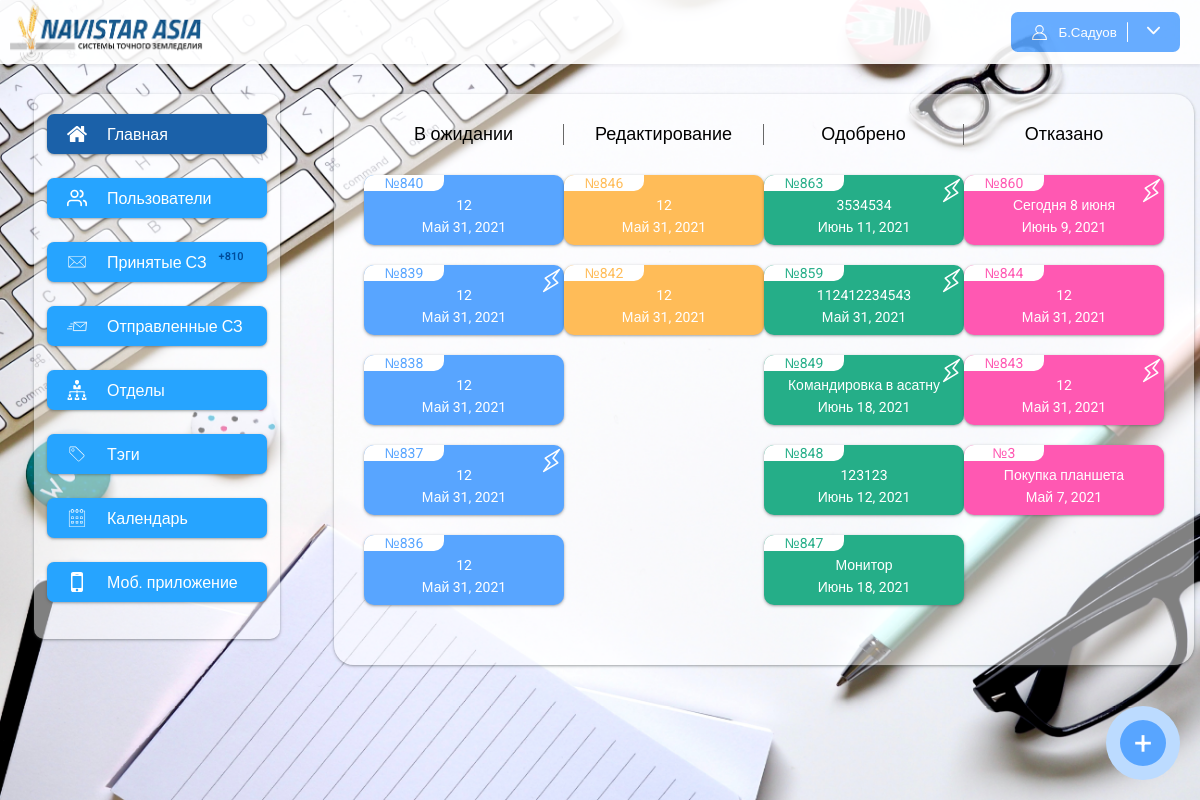
/ (signed in), run on an earlier commit of the app's database.
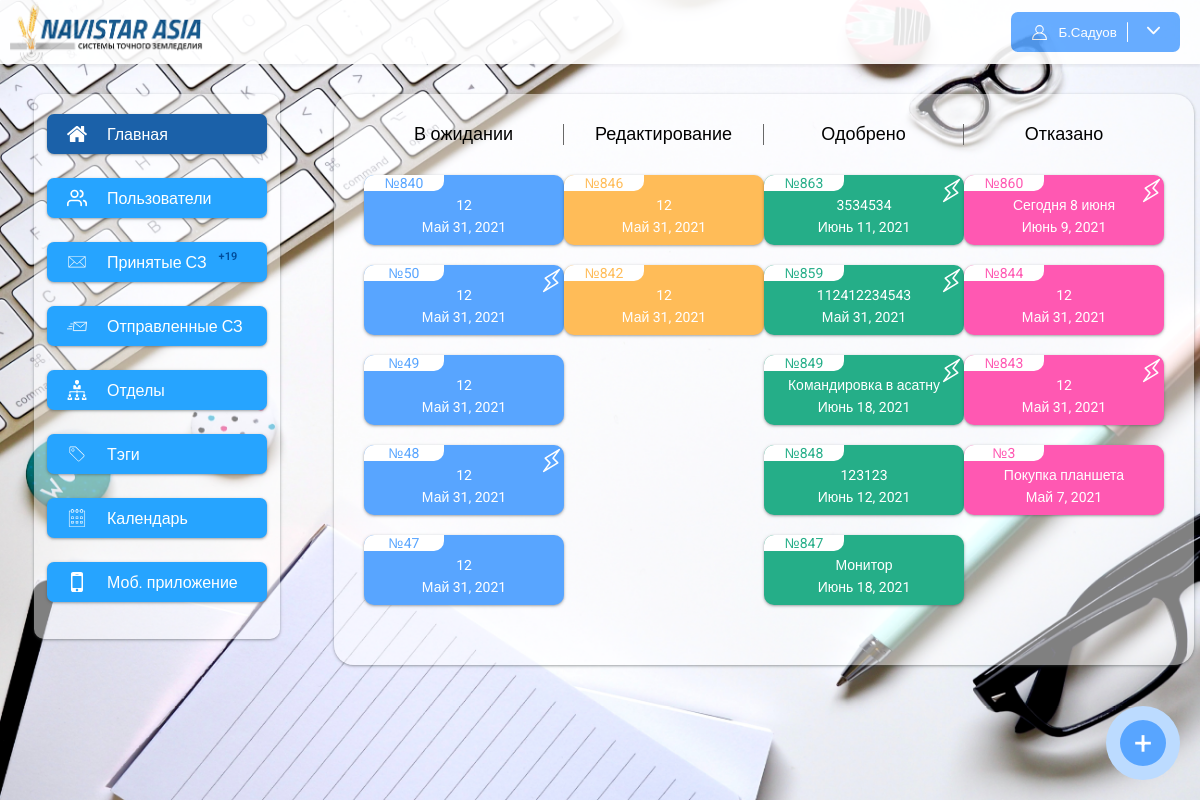
And on a later commit of the database.
### app/models.py (models this page shows, shortened)
class ServiceNote(models.Model):
    user = models.ForeignKey(User, null=True, blank=True, on_delete=models.CASCADE, related_name="notes")
    number = models.IntegerField(null=True, blank=True)
    title = models.CharField(max_length=120)
    text = models.TextField()
    summa = models.CharField(max_length=200, null=True, blank=True)
    fast = models.BooleanField(default=False)
    date_create = models.DateTimeField(auto_now_add=True)
    date_update = models.DateTimeField(auto_now=True)
    date = models.DateField(null=True, blank=True)
    tags = models.ManyToManyField(Tags, null=True, blank=True, related_name="notes")
    user_index = models.IntegerField(default=1, null=True, blank=True)
    status = models.CharField(max_length=200, choices=statuses, null=True, blank=True)
    class Meta:
        verbose_name = "Служебная записка"
        verbose_name_plural = "Служебные записки"

### app/views.py (the view)
# urls.py: path("", home, name="home"),
@login_required()
def home(request):
    user = request.user
    notStatus = []
    successStatus = []
    editStatus = []
    errorStatus = []
    notes = NoteUsers.objects.filter(user=user).filter(note__user_index__gte=F('index')).order_by("-pk")
    for note in notes:
        if note.status == None:
            notStatus.append(note.note)
        elif note.status == success:
            successStatus.append(note.note)
        elif note.status == edit:
            editStatus.append(note.note)
        else:
            errorStatus.append(note.note)
    return render(request, "home.html",
                  {"notStatus": notStatus[:5], "successStatus": successStatus[:5], "editStatus": editStatus[:5],
                   "errorStatus": errorStatus[:5]})

### app/context_processors.py (called while the page is built)
def unReadNotes(request):
    if request.user.is_anonymous:
        return {}
    user = request.user
    unReadCount = NoteUsers.objects.filter(user=user).filter(note__user_index__gte=F('index')).order_by('-pk').filter(is_read=False).count()
    return {
        "unReadCount": unReadCount
    }

### app/templates/home.html (shortened to what the changed rows need)
{% extends 'base.html' %}
{% load static %}
{% block content %}
        <div class="content">
            <div class="content_statuses">
                <div class="content_status">
                    <div class="status_content">
                        <div class="last_notes last_wait">
                            {% for i in notStatus %}
                            <a href="{% url 'my_note_detail' i.pk %}" class="last_note">
                                {% if i.fast %}
                                <img src="{% static 'img/light_little.svg' %}" class="light_little" alt="" width="25">
                                {% endif %}
										<span class="last_note_number">
											№{{ i.number }}
										</span>
                                <span class="last_note_title">
											{{ i.title }}
										</span>
                                <span class="last_note_date">
											{{ i.date }}
										</span>
                            </a>
                            {% endfor %}
                        </div>
                    </div>
                </div>
                <div class="content_status">
                    <div class="status_content">
                        <div class="last_notes last_edit">
                            {% for i in editStatus %}
                            <a href="{% url 'my_note_detail' i.pk %}" class="last_note">
										<span class="last_note_number">
											№{{ i.number }}
										</span>
                                <span class="last_note_title">
											{{ i.title }}
										</span>
                                <span class="last_note_date">
											{{ i.date }}
										</span>
                            </a>
                            {% endfor %}
                        </div>
                    </div>
                </div>
                <div class="content_status">
                    <div class="status_content">
                        <div class="last_notes last_success">
                            {% for i in successStatus %}
                            <a href="{% url 'my_note_detail' i.pk %}" class="last_note">
                                {% if i.fast %}
                                <img src="{% static 'img/light_little.svg' %}" class="light_little" alt="" width="25">
                                {% endif %}
										<span class="last_note_number">
											№{{ i.number }}
										</span>
                                <span class="last_note_title">
											{{ i.title }}
										</span>
                                <span class="last_note_date">
											{{ i.date }}
										</span>
                            </a>
                            {% endfor %}
                        </div>
                    </div>
                </div>
                <div class="content_status">
                    <div class="status_content">
                        <div class="last_notes last_fail">
                            {% for i in errorStatus %}
                            <a href="{% url 'my_note_detail' i.pk %}" class="last_note">
                                {% if i.fast %}
                                <img src="{% static 'img/light_little.svg' %}" class="light_little" alt="" width="25">
                                {% endif %}
										<span class="last_note_number">
											№{{ i.number }}
										</span>
                                <span class="last_note_title">
											{{ i.title }}
										</span>
                                <span class="last_note_date">
											{{ i.date }}
										</span>
                            </a>
                            {% endfor %}
                        </div>
                    </div>
                </div>
            </div>
        </div>
{% endblock %}

What changed in the data, as far as the page shows it:
removed ServiceNote: fast True (drawn), number "839", title "12", date "Май 31, 2021"
removed ServiceNote: number "838", title "12", date "Май 31, 2021"
removed ServiceNote: fast True (drawn), number "837", title "12", date "Май 31, 2021"
removed ServiceNote: number "836", title "12", date "Май 31, 2021"
now on this page (row unchanged): ServiceNote: fast True (drawn), number "50", title "12", date "Май 31, 2021"
now on this page (row unchanged): ServiceNote: number "49", title "12", date "Май 31, 2021"
now on this page (row unchanged): ServiceNote: fast True (drawn), number "48", title "12", date "Май 31, 2021"
now on this page (row unchanged): ServiceNote: number "47", title "12", date "Май 31, 2021"
Also different on the page:
{{ unReadCount }}: "810" → "19"
